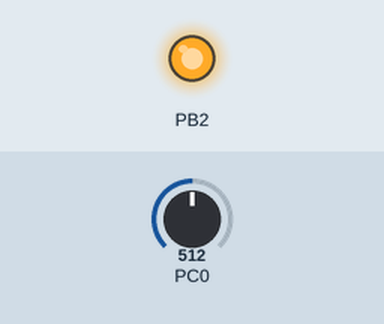
This program was run on a simulated ATmega328P, built with avr-gcc and emulated at 16 MHz. Shown: output pins drawn as LEDs (lit = HIGH). Inputs (shaded band) come from the test bench; at power-on: PC0 = 512.

Above: at 0.1 s.
Timing chart, 0 to 1.6 s (numbered marks = the images above):
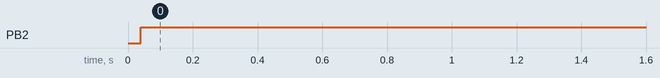

Measured:
- by itself, PB2: LOW → HIGH at 0.04 s

The program:

main.c
```c
/*
 * Engine_and_GearBox.c
 *
 * Created: 15.03.2019 22:59:59
 * Author : Michael
 */

#include "EngGear.h"
#include <avr/interrupt.h>
#include "CAN/CAN.h"


/***************************** Ïåðåìåííûå *****************************/

 uint8_t received_data[8];
 uint8_t Number_Data = 0, bit_action = 0;
 CANMessage mess_to_send, mess_to_get;

/***************************** ********** *****************************/


void port_ini(void)
{
	//Âêëþ÷èì íîæêó ñâåòîäèîäà íà âûõîä
	DDRB |= 0b00100000;

}

/* Ôóíêöèÿ èíèöèàëèçàöèÿ ÀÖÏ */
void ADC_Init();

ISR(SPI_STC_vect)      // ïåðåäà÷à ïî SPI äàííûõ
{

}

int main(void){

	uint16_t u;

	ADC_Init();
	mcp_init();


	while(1){
		do{
			ADCSRA |= (1 << ADSC);    // Íà÷èíàåì ïðåîáðàçîâàíèå
		}
		while ((ADCSRA & (1 << ADIF)) == 0); // ïîêà íå áóäåò âûñòàâëåíî ôëàãà îá îêîí÷àíèè ïðåîáðàçîâàíèÿ

		u = (ADCL|ADCH << 8); // Ñ÷èòûâàåì  ïîëó÷åííîå çíà÷åíèå

		//Ïðîâåðÿåì ñ÷èòàííîå çíà÷åíèå
		if (u > 1000){
			PORTB |= (1 << 5);
		}
		else {
			PORTB &= ~(1 << 5);
		}
	}
}
```

ADC_ATmega328P.c
```c
/*
 * ADC_ATmega328P.c
 *
 * Created: 18.03.2019 19:10:33
 *  Author: Michael
 */
#include "ADC_ATmega328P.h"

void ADC_Init(){
	ADCSRA = (1 << ADEN)|(1 << ADIE)|(0 << ADLAR)								// Âêëþ÷àåì ÀÖÏ
	|(1 << ADPS2)|(1 << ADPS1)|(1 << ADPS0);							// óñòàíàâëèâàåì ïðåääåëèòåëü ïðåîáðàçîâàòåëÿ íà 8
	ADMUX |= (1 << REFS1)|(1 << REFS0)					// âûñòàâëÿåì îïîðíîå íàïðÿæåíèå, êàê âíåøíèé ÈÎÍ      MUX3, MUX2, MUX1 è MUX0.
	|(0 << MUX0)|(0 << MUX1)|(0 << MUX2)|(0 << MUX3);   // ñíèìàòü ñèãíàë áóäåì ñ  âõîäà PC0					0000-1000	ADC0-ADC8
}

uint16_t ADC_Procc(){
	do { ADCSRA |= (1 << ADSC); }						// Íà÷èíàåì ïðåîáðàçîâàíèå
		while ((ADCSRA & (1 << ADIF)) == 0);			// ïîêà íå áóäåò âûñòàâëåíî ôëàãà îá îêîí÷àíèè ïðåîáðàçîâàíèÿ

	return (ADCL|(ADCH << 8));
}
```

ADC_ATmega328P.h
```c
/*
 * ADC_ATmega328P.h
 *
 * Created: 18.03.2019 19:10:14
 *  Author: Michael
 */
#include "../EngGear.h"

#ifndef ADC_ATMEGA328P_H_
#define ADC_ATMEGA328P_H_

	void ADC_Init();
	uint16_t ADC_Procc();


#endif /* ADC_ATMEGA328P_H_ */
```

CAN.c
```c
/*
 * CAN.c
 *
 * Created: 16.03.2019 6:22:01
 *  Author: Michael
 */

#include "CAN.h"

		/* ************  SPCR  ************ //
	 SPIE 1  // Ðàçðåøåíèå ïðåðûâàíèé ïî SPI
	 SPE  1  // Âêëþ÷åíèå SPI
	 DORD 1  // Ïîðÿäîê ïåðåäà÷è äàííûõ 0 - ñíà÷àëà áóäåò ïåðåäàâàòüñÿ ìëàäøèé ðàçðÿä
			 //						   1 - ñíà÷àëà áóäåò ïåðåäàâàòüñÿ ñòàðøèé ðàçðÿä
	 MSTR 1  // 1   ðåæèì âåäóùåãî
			 // 0   ðåæèì âåäîìîãî
	 CPOL 1  //		CPOL = 0   ñèãíàë ñèíõðîíèçàöèè íà÷èíàåòñÿ ñ íèçêîãî óðîâíÿ;
			 //		CPOL = 1   ñèãíàë ñèíõðîíèçàöèè íà÷èíàåòñÿ ñ âûñîêîãî óðîâíÿ;
	 CPHA 1	 //		CPHA = 0   âûáîðêà äàííûõ ïðîèçâîäèòñÿ ïî ïåðåäíåìó ôðîíòó ñèãíàëà ñèíõðîíèçàöèè;
			 //		CPHA = 1   âûáîðêà äàííûõ ïðîèçâîäèòñÿ ïî çàäíåìó ôðîíòó ñèãíàëà ñèíõðîíèçàöèè.
	 SPR1 1  //
	 SPR0 1  //		SPI2X, SPR1, SPR0 - Ñêîðîñòü ïåðåäà÷è äàííûõ

		// ************  SPSR  ************ //
	 SPI2X 1  //
	 SPIF  0  //  Ôëàã çàâåðøåíèÿ ïåðåäà÷è - óñòàíàâëèâàåòñÿ ïîñëå çàâåðøåíèÿ ïåðåäà÷è (ïðèåìà)  è âûçûâàåò ïðåðûâàíèå
					(êàê ó âåäóùåãî, òàê è ó âåäîìîãî). Â âûçâàííîì ïðåðûâàíèè ìîæíî ñ÷èòûâàòü è çàïèñûâàòü íîâûå äàííûå
					äëÿ ïåðåäà÷è. Ñáðàñûâàåòñÿ àâòîìàòè÷åñêè ïðè âõîäå â ïîäïðîãðàììó îáðàáîòêè ïðåðûâàíèÿ.
	 WCOL  1  //  Ôëàã íàëîæåíèÿ çàïèñè   óñòàíàâëèâàåòñÿ ïðè ÷òåíèè ëèáî çàïèñè äàííûõ ïðè íåçàâåðøåííîé ïåðåäà÷å.
					Àâòîìàòè÷åñêè ñáðàñûâàåòñÿ ÷òåíèåì ðåãèñòðà SPSR, à òàêæå ïðè ÷òåíèè (çàïèñè) â ðåãèñòð äàííûõ (SPDR).


			// CAN Bitrate 125 kbps
			#define R_CNF1  (1<<BRP2)|(1<<BRP1)|(1<<BRP0)
			#define R_CNF2  (1<<BTLMODE)|(1<<PHSEG11)
			#define R_CNF3  (1<<PHSEG21)

			// CAN Bitrate 250 kbps
			#define R_CNF1  (1<<BRP1)|(1<<BRP0)
			#define R_CNF2  (1<<BTLMODE)|(1<<PHSEG11)
			#define R_CNF3  (1<<PHSEG21)

			// CAN Bitrate 500 kbps
			#define R_CNF1  (1<<BRP0)
			#define R_CNF2  (1<<BTLMODE)|(1<<PHSEG11)
			#define R_CNF3  (1<<PHSEG21)

			// CAN Bitrate 1 Mbps
			#define R_CNF1  0
			#define R_CNF2  (1<<BTLMODE)|(1<<PHSEG11)
			#define R_CNF3  (1<<PHSEG21) */


uint8_t mcp_Rx0DATA[8];


bool mcp_init(void)
{
	MCP_CS_OFF;
	SET_OUTPUT(P_CS);

	SET_0(P_SCK);
	SET_0(P_MOSI);
	SET_0(P_MISO);

	SET_OUTPUT(P_SCK);
	SET_OUTPUT(P_MOSI);
	SET_INPUT(P_MISO);

	SET_INPUT(MCP_INT);
	SET_1(MCP_INT);

	// active SPI master interface
	SPCR = ((1<<SPE)|(1<<MSTR)|(1<<SPIE))&(~(1<<SPR0))&(~(1<<SPR1));
	SPSR = 0;

	// reset MCP2515 by software reset.
	// After this he is in configuration mode.
	MCP_CS_ON;
	spi_write_read(CAN_RESET);
	MCP_CS_OFF;

	// wait a little bit until the MCP2515 has restarted
	_delay_us(10);

	// load CNF1..3 Register
	MCP_CS_ON;
	spi_write_read(CAN_WRITE);
	spi_write_read(CNF3);

	spi_write_read(PHSEG2_3TQ);							//PS2 = (PHSEG2 + 1) = 3 TQ
	spi_write_read(BTLMODE_CNF3|PHSEG1_3TQ);			//PS1 = (PHSEG1 + 1) = 3 TQ  /  PropSeg = (PRSEG + 1) = 1 TQ
	spi_write_read(BRP0);								//SWJ(0,0) = 1*TQ = 1 TQ     /  TQ = 2 x (BRP + 1)/FOS = 250ns
														//CAN speed = 1/(TQ*(SWJ+PS1+PS2+PropSeg)) = 500 kb/s
	// activate interrupts
	spi_write_read(RX1IE_ENABLED|RX0IE_ENABLED);
	MCP_CS_OFF;

	// test if we could read back the value => is the chip accessible?
	if (mcp_read(CNF1) != BRP0) {
		return 0;
	}

	// deactivate the RXnBF Pins (High Impedance State)
	mcp_write(BFPCTRL, 0);

	// set TXnRTS as inputs
	mcp_write(TXRTSCTRL, 0);

	// turn off filters => receive any message
	mcp_write(RXB0CTRL, RXM0|RXM1);
	mcp_write(RXB1CTRL, RXM0|RXM1);

	// reset device to normal mode
	mcp_write(CANCTRL, 0);

	return 1;
}

uint8_t spi_write_read(uint8_t SPIdata)
{
	SPDR = SPIdata;
	while(!(SPSR & (1<<SPIF))); // Îæèäàåì ïîëó÷åíèÿ äàííûõ
	return SPDR;
}

void mcp_write(uint8_t RegName, uint8_t Data)
{

	MCP_CS_ON; // Âûáðàëè ìèêðîñõåìó ñèãíàëîì CS
	_delay_us(2);
	spi_write_read(CAN_WRITE); // WRITE = 0b00000010 = 0x02
	spi_write_read(RegName); // Àäðåñ ðåãèñòðà
	spi_write_read(Data);
	MCP_CS_OFF;
	_delay_us(2);
}

uint8_t mcp_read(uint8_t RegName)
{
	MCP_CS_ON; // Âûáðàëè ìèêðîñõåìó ñèãíàëîì CS
	_delay_us(2);
	spi_write_read(CAN_READ); // READ = 0b00000011 = 0x03
	spi_write_read(RegName); // Àäðåñ ðåãèñòðà
	uint8_t buff = spi_write_read(0x00);
	MCP_CS_OFF;
	_delay_us(2);
	return buff;
}

void mcp_bit_modify(uint8_t adress, uint8_t mask, uint8_t data)
{
	MCP_CS_ON;
	_delay_us(2);
	spi_write_read(CAN_BIT_MODIFY);
	spi_write_read(adress);
	spi_write_read(mask);
	spi_write_read(data);
	_delay_us(2);
	MCP_CS_OFF;
}

uint8_t mcp_send_message(CANMessage* message){
    uint8_t status, address;

    // Status MCP2515
    MCP_CS_ON;
    spi_write_read(CAN_RD_STATUS);
    status = spi_write_read(0xff);
    spi_write_read(0xff);
    MCP_CS_OFF;

    /* Status byte:
     *
     * Bit  Function
     *  2   TXB0CNTRL.TXREQ
     *  4   TXB1CNTRL.TXREQ
     *  6   TXB2CNTRL.TXREQ
     */

    if (bit_is_clear(status, 2)) {
        address = 0x00;
    }
    else if (bit_is_clear(status, 4)) {
        address = 0x02;
    }
    else if (bit_is_clear(status, 6)) {
        address = 0x04;
    }
    else {
        return 0;
    }

    MCP_CS_ON;    // CS Low
    spi_write_read(CAN_LD_TX_BUFF | address);

    // Standard ID
    spi_write_read( message->id>>3);
    spi_write_read( message->id<<5);

    // Extended ID
    spi_write_read(0x00);
    spi_write_read(0x00);

    uint8_t length = message->length;

    if (length > 8) {
        length = 8;
    }

    if (message->rtr)
    {
        spi_write_read((1<<6) | length);
    }
    else
    {
        spi_write_read(length);
        for (uint8_t i=0;i<length;i++) {
            spi_write_read(message->data[i]);
        }
    }
    MCP_CS_OFF;

    asm volatile ("nop");
    MCP_CS_ON;
    if (address == 0x00) {
        spi_write_read(CAN_RTS | 0x01);
    } else {
        spi_write_read(CAN_RTS | address);
    }
    MCP_CS_OFF;

    return address;
}

uint8_t mcp_get_message(CANMessage *message)
{
	// Status
	uint8_t status = mcp_read_rx_status();

	if (bit_is_set(status,6))
	{
		// message in buffer 0
		MCP_CS_ON;    // CS Low
		spi_write_read(CAN_RD_RX_BUFF);
	}
	else if (bit_is_set(status,7))
	{
		// message in buffer 1
		MCP_CS_ON;    // CS Low
		spi_write_read(CAN_RD_RX_BUFF | 0x04);
	}
	else {
		// Error: no message available
		return 0;
	}

	// Standard ID
	message->id =  (uint16_t) spi_write_read(0xff) << 3;
	message->id |= (uint16_t) spi_write_read(0xff) >> 5;

	spi_write_read(0xff);
	spi_write_read(0xff);

	//
	uint8_t length = spi_write_read(0xff) & 0x0f;
	message->length = length;

	//
	for (uint8_t i=0;i<length;i++) {
		message->data[i] = spi_write_read(0xff);
	}

	MCP_CS_OFF;

	if (bit_is_set(status,3)) {
		message->rtr = 1;
		} else {
		message->rtr = 0;
	}

	// interrupt Flag
	if (bit_is_set(status,6)) {
		mcp_bit_modify(CANINTF, (1<<RX0IF), 0);
		} else {
		mcp_bit_modify(CANINTF, (1<<RX1IF), 0);
	}

	return (status & 0x07); // 0b0000 0111
}

uint8_t mcp_read_rx_status()
{
	uint8_t data;
	MCP_CS_ON;

	spi_write_read(CAN_RX_STATUS);
	//getting output data
	data = spi_write_read(0xff);
	//sending byte for finishing command
	spi_write_read(0xff);
	MCP_CS_OFF;

	return data;
}
```

EngGear.h
```c
/*
 * EngGear.h
 *
 * Created: 16.03.2019 15:30:56
 *  Author: Michael
 */


#ifndef ENGGEAR_H_
#define ENGGEAR_H_

	#define		F_CPU 16000000UL

	#include	<avr/io.h>
	#include	<inttypes.h>
	#include	<util/delay.h>
	#include	<stdbool.h>

//*********************************************************************

	#define	SET_0(x)		_XRS(x)
	#define	SET_1(x)		_XS(x)
	#define	TOGGLE(x)		_XT(x)
	#define	SET_OUTPUT(x)	_XSO(x)
	#define	SET_INPUT(x)	_XSI(x)
	#define	IS_SET(x)		_XR(x)

	#define	PORT(x)			_port2(x)
	#define	DDR(x)			_ddr2(x)
	#define	PIN(x)			_pin2(x)

	#define	_XRS(x,y)	PORT(x) &= ~(1<<y)
	#define	_XS(x,y)	PORT(x) |= (1<<y)
	#define	_XT(x,y)	PORT(x) ^= (1<<y)

	#define	_XSO(x,y)	DDR(x) |= (1<<y)
	#define	_XSI(x,y)	DDR(x) &= ~(1<<y)

	#define	_XR(x,y)	((PIN(x) & (1<<y)) != 0)

	#define	_port2(x)	PORT ## x
	#define	_ddr2(x)	DDR ## x
	#define	_pin2(x)	PIN ## x

//******************************************************

	#define P_SCK		B,5
	#define P_MISO		B,4
	#define P_MOSI		B,3
	#define P_CS		B,2
	#define	MCP_INT		D,3

	#define PWM_OCR1A	D,6
	#define RXD0		D,0
	#define TXD0		D,1


#endif /* ENGGEAR_H_ */
```

Source omitted: CAN.h (11749 bytes)
